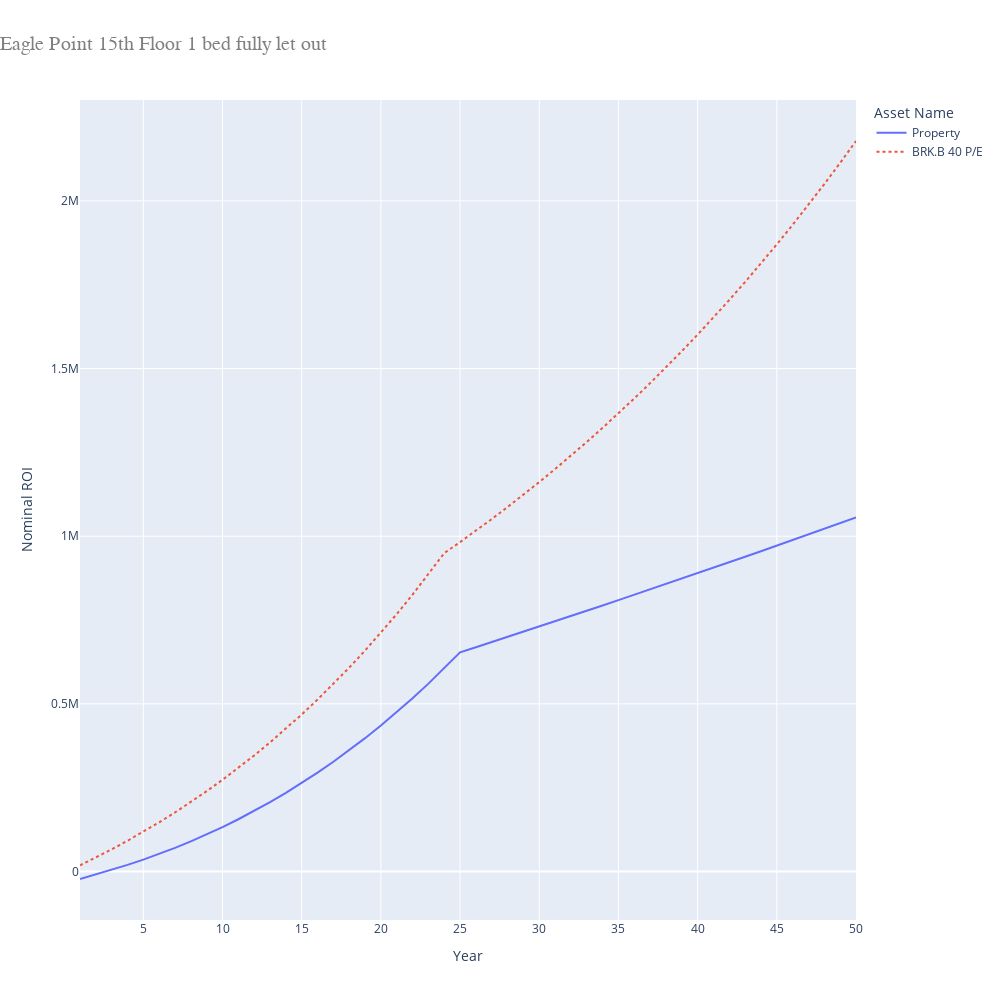

Notebook code for this chart:
### Code cell
# Eagle Point 15th Floor 1 bed fully let out
property_price = 685000

repayment_mortgage = RepaymentMortgage(
    property_price * 0.85,
    25,
    FIXED_INTEREST_RATE
)

asset_name = "Property"
asset_dictionary[asset_name] = LeaseholdProperty(
    False,
    property_price,
    monthly_gross_rental=2600,
    rental_tax=0.45,
    months_occupied_out_of_12=8,
    agency_percentage=LIXING_AGENCY_PERCENTAGE,
    annual_service_charge=7 * 603,
    annual_ground_rent=600,
    mortgage=repayment_mortgage
)

opportunity_cost_property = asset_dictionary[asset_name]
opportunity_cost_property.will_you_live_in_this = False

yearly_principle_repayments = []
previous_year = opportunity_cost_property.mortgage.total_principle_paid(1)
yearly_principle_repayments.append(previous_year)

for year in range(2, 25):
    current_year = opportunity_cost_property.mortgage.total_principle_paid(year)
    yearly_principle_repayments.append(current_year - previous_year)
    previous_year = current_year

print(yearly_principle_repayments)

asset_dictionary["BRK.B 40 P/E"] = HLStock(
    opportunity_cost_property.property_value * 0.25,
    stock_price_to_earnings,
    yearly_principle_repayments
)

(headers, table, graph_source) = generate_header_table_and_graph_source(
    asset_dictionary
)

fig = px.line(
    graph_source,
    x='Year',
    y='Nominal ROI',
    color='Asset Name',
    line_dash='Asset Name',
    title='Eagle Point 15th Floor 1 bed fully let out',
    width=1000,
    height=1000
)

fig.update_layout(
    title_font_size=20,
    title_font_family='Courier',
    title_font_color='gray',
    title_x=0
)

fig.show()

### Figure 1 — Plotly figure (JSON) as saved in the notebook; plotly's stock layout.template omitted (floating-point values rounded to 4 significant figures)
{"data": [{"hovertemplate": "Asset Name=Property<br>Year=%{x}<br>Nominal ROI=%{y}<extra></extra>", "legendgroup": "Property", "line": {"color": "#636efa", "dash": "solid"}, "marker": {"symbol": "circle"}, "mode": "lines", "name": "Property", "orientation": "v", "showlegend": true, "type": "scatter", "x": [1, 2, 3, 4, 5, 6, 7, 8, 9, 10, 11, 12, 13, 14, 15, 16, 17, 18, 19, 20, 21, 22, 23, 24, 25, 26, 27, 28, 29, 30, 31, 32, 33, 34, 35, 36, 37, 38, 39, 40, 41, 42, 43, 44, 45, 46, 47, 48, 49, 50], "xaxis": "x", "y": [-22390.0, -8456.0, 5029.0, 19620.0, 35360.0, 52270.0, 70400.0, 89780.0, 110500.0, 132500.0, 155800.0, 180600.0, 206900.0, 234600.0, 263900.0, 294800.0, 327400.0, 361600.0, 397600.0, 435400.0, 475100.0, 516700.0, 560300.0, 605900.0, 653700.0, 668900.0, 684300.0, 699700.0, 715100.0, 730600.0, 746200.0, 761900.0, 777600.0, 793400.0, 809300.0, 825200.0, 841200.0, 857300.0, 873400.0, 889600.0, 905900.0, 922300.0, 938700.0, 955200.0, 971800.0, 988500.0, 1005000.0, 1022000.0, 1039000.0, 1056000.0], "yaxis": "y"}, {"hovertemplate": "Asset Name=BRK.B 40 P/E<br>Year=%{x}<br>Nominal ROI=%{y}<extra></extra>", "legendgroup": "BRK.B 40 P/E", "line": {"color": "#EF553B", "dash": "dot"}, "marker": {"symbol": "circle"}, "mode": "lines", "name": "BRK.B 40 P/E", "orientation": "v", "showlegend": true, "type": "scatter", "x": [1, 2, 3, 4, 5, 6, 7, 8, 9, 10, 11, 12, 13, 14, 15, 16, 17, 18, 19, 20, 21, 22, 23, 24, 25, 26, 27, 28, 29, 30, 31, 32, 33, 34, 35, 36, 37, 38, 39, 40, 41, 42, 43, 44, 45, 46, 47, 48, 49, 50], "xaxis": "x", "y": [18290.0, 41570.0, 66000.0, 91620.0, 118500.0, 146600.0, 176200.0, 207100.0, 239500.0, 273400.0, 308900.0, 346100.0, 385000.0, 425700.0, 468300.0, 512800.0, 559400.0, 608100.0, 658900.0, 712100.0, 767600.0, 825700.0, 886300.0, 949600.0, 982600.0, 1016000.0, 1051000.0, 1087000.0, 1124000.0, 1162000.0, 1200000.0, 1240000.0, 1281000.0, 1323000.0, 1367000.0, 1411000.0, 1457000.0, 1504000.0, 1552000.0, 1601000.0, 1652000.0, 1705000.0, 1758000.0, 1814000.0, 1870000.0, 1929000.0, 1989000.0, 2050000.0, 2114000.0, 2179000.0], "yaxis": "y"}], "layout": {"height": 1000, "legend": {"title": {"text": "Asset Name"}, "tracegroupgap": 0}, "title": {"font": {"color": "gray", "family": "Courier", "size": 20}, "text": "Eagle Point 15th Floor 1 bed fully let out", "x": 0}, "width": 1000, "xaxis": {"anchor": "y", "domain": [0, 1], "title": {"text": "Year"}}, "yaxis": {"anchor": "x", "domain": [0, 1], "title": {"text": "Nominal ROI"}}}}
